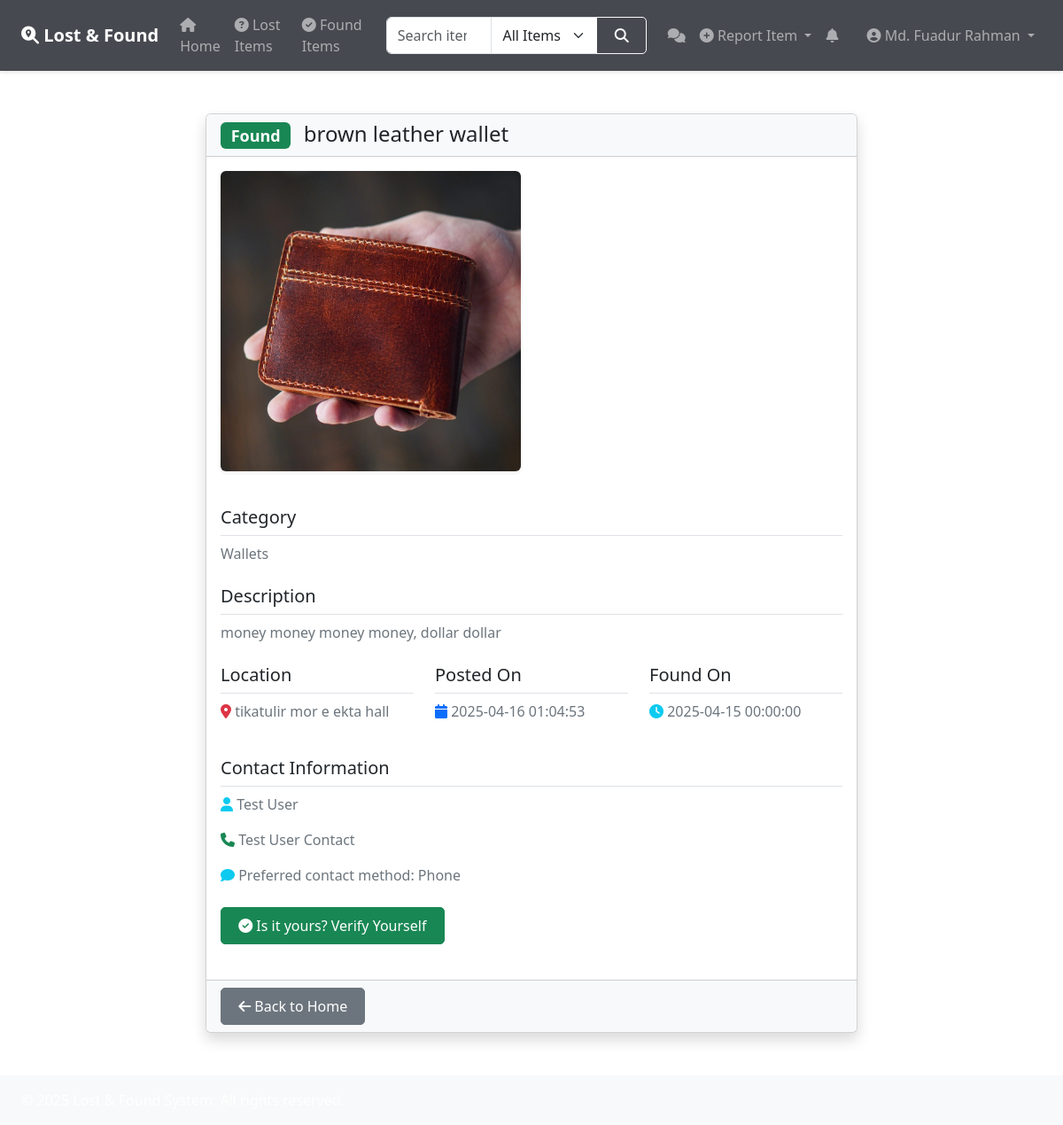
The app's page /posts/post/203 (signed in), older data.
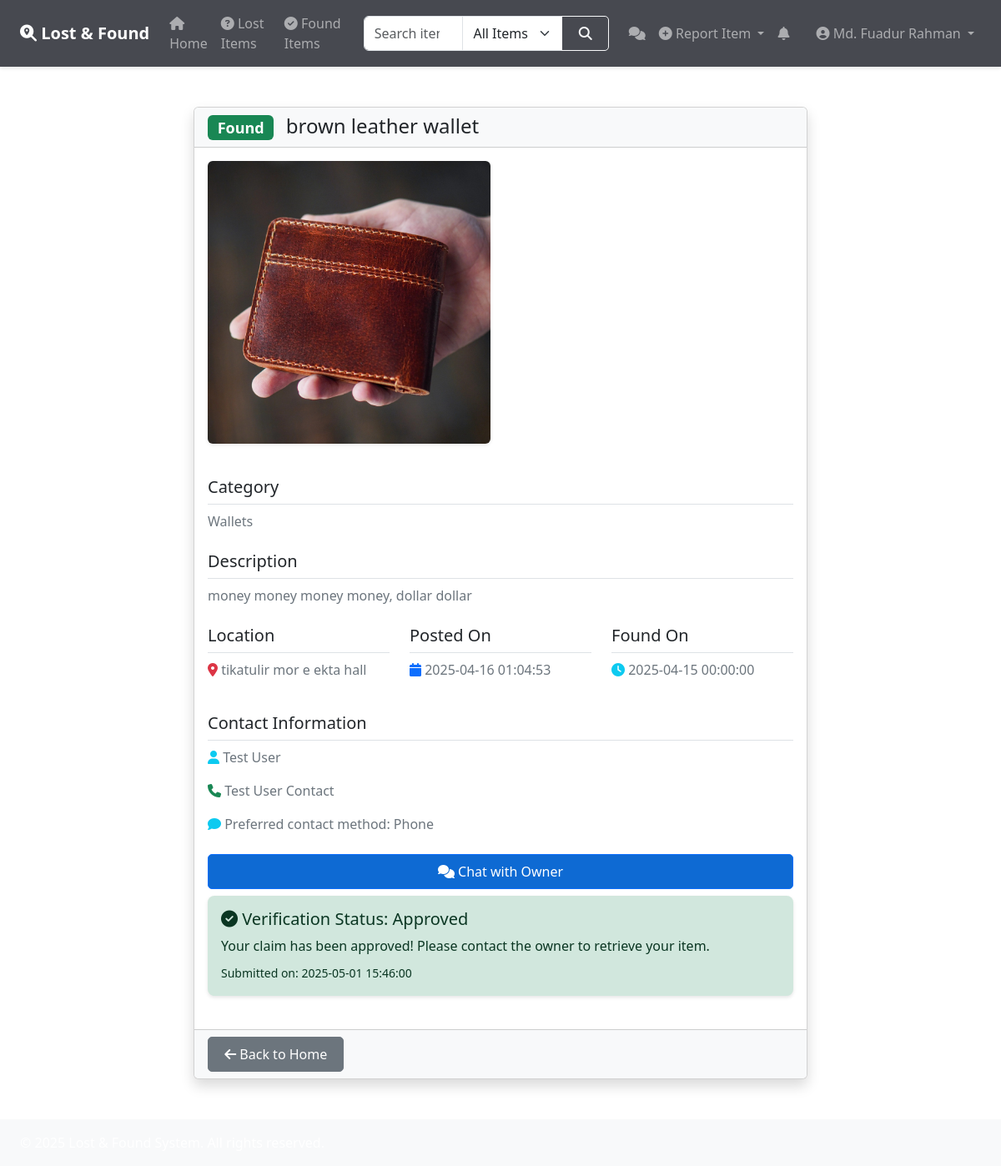
The same page, newer data.
### app/models/post.py (models this page shows)
class Post(db.Model):
    id = db.Column(db.Integer, primary_key=True)
    description = db.Column(db.String(500), nullable=False)
    category_id = db.Column(db.Integer)
    category_name = db.Column(db.String(100))
    post_date = db.Column(db.DateTime, default=datetime.utcnow)
    lOrF_date = db.Column(db.DateTime)
    location = db.Column(db.String(200))
    images = db.Column(db.String(1000))
    status = db.Column(db.Boolean, default=True)
    share_count = db.Column(db.Integer, default=0)
    verification_status = db.Column(db.String(50), default="pending")
    user_id = db.Column(db.Integer, db.ForeignKey("user.id"), nullable=False)
    type = db.Column(db.String(50))
    item_name = db.Column(db.String(100))
    contact_method = db.Column(db.String(50))
    verification_claims = db.relationship("VerificationClaim", backref="post", lazy=True)

### app/models/user.py (models this page shows)
class User(db.Model):
    id = db.Column(db.Integer, primary_key=True)
    name = db.Column(db.String(100), nullable=False)
    email = db.Column(db.String(120), unique=True, nullable=False)
    password = db.Column(db.String(200), nullable=False)
    is_admin = db.Column(db.Boolean, default=False)
    is_banned = db.Column(db.Boolean, default=False)
    contact_info = db.Column(db.String(200))
    posts = db.relationship("Post", backref="user", lazy=True)
    reported_by = db.relationship(
        "UserReport",
        foreign_keys=[UserReport.reporter_id],
        backref="reporter",
        lazy=True,
    )
    reports_against = db.relationship(
        "UserReport",
        foreign_keys=[UserReport.reported_user_id],
        backref="reported_user",
        lazy=True,
    )

### app/models/verificationClaim.py (models this page shows)
class VerificationClaim(db.Model):
    id = db.Column(db.Integer, primary_key=True)
    post_id = db.Column(db.Integer, db.ForeignKey("post.id"))
    user_id = db.Column(db.Integer, db.ForeignKey("user.id"))
    status = db.Column(db.String(50), default="pending")
    proof_details = db.Column(db.String(1000))
    submission_date = db.Column(db.DateTime, default=datetime.utcnow)
    verification_score = db.Column(db.Float, default=0.0)
    user = db.relationship("User", backref="verification_claims", foreign_keys=[user_id])

### app/controllers/posts.py (the view)
@posts_bp.route("/post/<int:post_id>")
@login_required
def view_post(post_id):
    post = post_service.get_by_id(post_id)
    is_owner = session["user_id"] == post.user_id
    verification_claim = None
    if not is_owner:
        verification_claim = verification_service.get_user_post_claim(
            post_id, session["user_id"]
        )
    return render_template(
        "view_post.html",
        post=post,
        post_owner=post.user,
        is_owner=is_owner,
        verification_claim=verification_claim,
    )

### templates/view_post.html (shortened to what this page needs)
{% extends "base.html" %}
{% block content %}
<div class="container py-4">
    <div class="row">
        <div class="{% if post.type == 'lost' %}col-md-8{% else %}col-md-8 mx-auto{% endif %}">
            <div class="card shadow">
                <div class="card-header d-flex justify-content-between align-items-center bg-light">
                    <h4 class="mb-0">
                        <span class="badge {% if post.type == 'lost' %}bg-danger{% else %}bg-success{% endif %} me-2">
                            {{ post.type|title }}
                        </span>
                        {{ post.item_name }}
                    </h4>
                </div>
                <div class="card-body">
                    {% if post.images %}
                    <div class="mb-4">
                        <div class="row">
                            {% for image in post.images.split(',') %}
                            <div class="col-md-6 mb-3">
                                <img src="{{ url_for('static', filename='uploads/' + image) }}"
                                     class="img-fluid rounded shadow-sm" alt="Item image">
                            </div>
                            {% endfor %}
                        </div>
                    </div>
                    {% endif %}
                    <div class="mb-4">
                        <h5 class="border-bottom pb-2">Category</h5>
                        <p class="text-muted">{{ post.category_name|title }}</p>
                    </div>
                    <div class="mb-4">
                        <h5 class="border-bottom pb-2">Description</h5>
                        <p class="text-muted">{{ post.description }}</p>
                    </div>
                    <div class="row mb-4">
                        <div class="col-md-4">
                            <h5 class="border-bottom pb-2">Location</h5>
                            <p class="text-muted"><i class="fas fa-map-marker-alt text-danger"></i> {{ post.location }}</p>
                        </div>
                        <div class="col-md-4">
                            <h5 class="border-bottom pb-2">Posted On</h5>
                            <p class="text-muted"><i class="fas fa-calendar text-primary"></i> {{ post.post_date.strftime('%Y-%m-%d %H:%M:%S') }}</p>
                        </div>
                        <div class="col-md-4">
                            <h5 class="border-bottom pb-2">{% if post.type == 'lost' %}Lost{% else %}Found{% endif %} On</h5>
                            <p class="text-muted"><i class="fas fa-clock text-info"></i> {{ post.lOrF_date.strftime('%Y-%m-%d %H:%M:%S') }}</p>
                        </div>
                    </div>
                    <div class="mb-4">
                        <h5 class="border-bottom pb-2">Contact Information</h5>
                        <p class="text-muted"><i class="fas fa-user text-info"></i> {{ post_owner.name }}</p>
                        {% if not is_owner and session.user_id %}
                            {% if post.contact_method == 'Email' %}
                                <p class="text-muted"><i class="fas fa-envelope text-secondary"></i> {{ post_owner.email }}</p>
                            {% elif post.contact_method == 'Phone' or post.contact_method == 'WhatsApp' %}
                                <p class="text-muted">
                                    <i class="fas {% if post.contact_method == 'WhatsApp' %}fa-whatsapp{% else %}fa-phone{% endif %} text-success"></i>
                                    {{ post_owner.contact_info }}
                                </p>
                            {% endif %}
                            <p class="text-muted"><i class="fas fa-comment text-info"></i> Preferred contact method: {{ post.contact_method }}</p>
                        {% endif %}
                    </div>
                    {% if not is_owner and session.user_id and post.type == 'found' %}
                    {% if not verification_claim %}
                    <div class="mb-4">
                        <a href="{{ url_for('verification.verify_item', post_id=post.id) }}" class="btn btn-success">
                            <i class="fas fa-check-circle"></i> Is it yours? Verify Yourself
                        </a>
                    </div>
                    {% endif %}
                    {% if verification_claim %}
                        {% if verification_claim.status == 'approved' %}
                        <a href="{{ url_for('chat.conversation', post_id=post.id) }}" class="btn btn-primary w-100 mb-2">
                            <i class="fas fa-comments"></i> Chat with Owner
                        </a>
                        {% endif %}
                    <div class="mb-4">
                        <div class="alert {% if verification_claim.status == 'approved' %}alert-success
                                        {% elif verification_claim.status == 'rejected' %}alert-danger
                                        {% else %}alert-warning{% endif %}">
                            <h5 class="alert-heading">
                                <i class="fas {% if verification_claim.status == 'approved' %}fa-check-circle
                                            {% elif verification_claim.status == 'rejected' %}fa-times-circle
                                            {% else %}fa-clock{% endif %}"></i>
                                Verification Status: {{ verification_claim.status|title }}
                            </h5>
                            {% if verification_claim.status == 'pending' %}
                                <p class="mb-0">Your verification claim is being reviewed by the item owner.</p>
                            {% elif verification_claim.status == 'approved' %}
                                <p class="mb-0">Your claim has been approved! Please contact the owner to retrieve your item.</p>
                            {% else %}
                                <p class="mb-0">Your claim has been rejected. If you believe this is a mistake, please contact support.</p>
                            {% endif %}
                            <p class="mb-0 mt-2"><small>Submitted on: {{ verification_claim.submission_date.strftime('%Y-%m-%d %H:%M:%S') }}</small></p>
                        </div>
                    </div>
                    {% endif %}
                    {% endif %}
                </div>
                <div class="card-footer bg-light">
                    <a href="{{ url_for('dashboard.dashboard') }}" class="btn btn-secondary">
                        <i class="fas fa-arrow-left"></i> Back to Home
                    </a>
                </div>
            </div>
        </div>
    </div>
</div>
{% endblock %}

### templates/base.html (shortened to what this page needs)
<!DOCTYPE html>
<html lang="en">
<head>
    <link href="https://cdn.jsdelivr.net/npm/bootstrap@5.3.2/dist/css/bootstrap.min.css" rel="stylesheet">
    <link href="https://cdnjs.cloudflare.com/ajax/libs/font-awesome/6.4.2/css/all.min.css" rel="stylesheet">
    <link href="{{ url_for('static', filename='css/style.css') }}" rel="stylesheet">
</head>
<body>
    <nav class="navbar navbar-expand-lg navbar-dark">
        <div class="container-fluid px-4">
            <a class="navbar-brand" href="{{ url_for('dashboard.dashboard') }}">
                <i class="fas fa-search-location"></i> Lost & Found
            </a>
            <div class="collapse navbar-collapse" id="navbarNav">
                {% if session.user_id %}
                <ul class="navbar-nav me-auto">
                    <li class="nav-item">
                        <a class="nav-link {{ 'active' if request.endpoint == 'dashboard.dashboard' }}" href="{{ url_for('dashboard.dashboard') }}">
                            <i class="fas fa-home"></i> Home
                        </a>
                    </li>
                    <li class="nav-item">
                        <a class="nav-link {{ 'active' if request.endpoint == 'posts.lost_items' }}" href="{{ url_for('posts.lost_items') }}">
                            <i class="fas fa-question-circle"></i> Lost Items
                        </a>
                    </li>
                    <li class="nav-item">
                        <a class="nav-link {{ 'active' if request.endpoint == 'posts.found_items' }}" href="{{ url_for('posts.found_items') }}">
                            <i class="fas fa-check-circle"></i> Found Items
                        </a>
                    </li>
                </ul>
                <form class="d-flex mx-3" action="{{ url_for('posts.search') }}" method="GET">
                    <div class="input-group">
                        <input class="form-control" type="search" name="q" placeholder="Search items..." aria-label="Search"
                            value="{{ request.args.get('q', '') }}">
                        <select class="form-select" name="type" style="max-width: 120px;">
                            <option value="">All Items</option>
                        </select>
                        <button class="btn btn-outline-light" type="submit">
                            <i class="fas fa-search"></i>
                        </button>
                    </div>
                </form>
                <ul class="navbar-nav">
                    <li class="nav-item">
                        <a class="nav-link position-relative" href="{{ url_for('chat.inbox') }}">
                            <i class="fas fa-comments"></i>
                        </a>
                    </li>
                    <li class="nav-item dropdown">
                        <a class="nav-link dropdown-toggle" href="#" role="button" data-bs-toggle="dropdown">
                            <i class="fas fa-plus-circle"></i> Report Item
                        </a>
                    </li>
                    <li class="nav-item me-3 dropdown">
                        <a class="nav-link" href="#" id="notificationsDropdown" role="button" data-bs-toggle="dropdown" aria-expanded="false">
                            <i class="fas fa-bell"></i>
                        </a>
                    </li>
                    <li class="nav-item dropdown">
                        <a class="nav-link dropdown-toggle" href="#" role="button" data-bs-toggle="dropdown">
                            <i class="fas fa-user-circle"></i> {{ session.user_name }}
                        </a>
                    </li>
                </ul>
                {% endif %}
            </div>
        </div>
    </nav>
    <main class="container-fluid px-4 my-4">
        {% block content %}{% endblock %}
    </main>
    <footer class="bg-light py-3 mt-auto">
        <div class="container-fluid px-4">
            <p class="mb-0">&copy; {{ current_year }} Lost & Found System. All rights reserved.</p>
        </div>
    </footer>
</body>
</html>

Row changes from the older to the newer data that the page shows:
added VerificationClaim: status "Approved", submission_date "2025-05-01 15:46:00"
Text that changed along with them:
text no longer shown: "Is it yours? Verify Yourself"
text now shown: "Chat with Owner Verification Status: Your claim has been approved! Please contact the owner to retrieve your item. Submitted on:"
